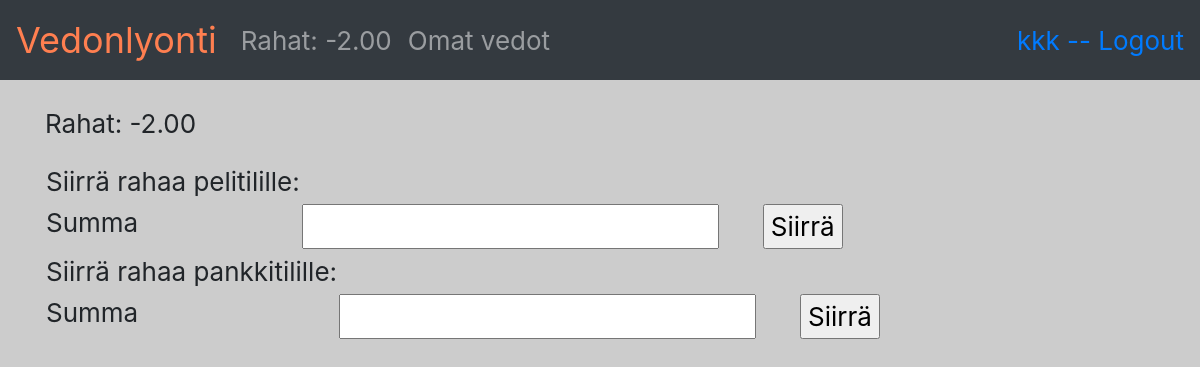
Page /tilitapahtumat/new/ (signed in) on the earlier database version.
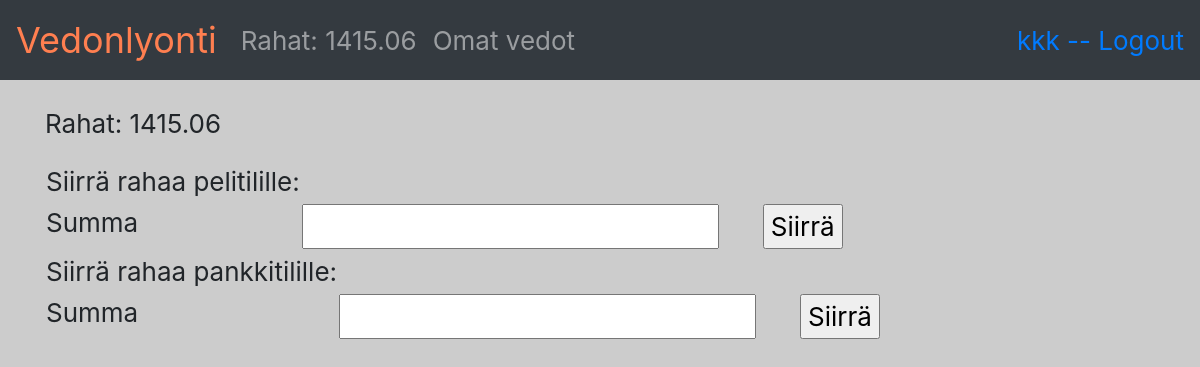
Same page on the later database version.
### application/auth/models.py (models this page shows, shortened)
class User(Base):
    __tablename__ = "account"
    name = db.Column(db.String(144), nullable=False)
    username = db.Column(db.String(144), nullable=False)
    password = db.Column(db.String(144), nullable=False)
    rahat = db.Column(db.DECIMAL, nullable=False)
    def getRahat(self):
        return ("%.2f" % self.rahat)

### application/tilitapahtuma/views.py (the view)
@app.route("/tilitapahtumat/new/")
def tilitapahtumat_form():
    return render_template("tilitapahtumat/new.html", tilisiirtoform = TilisiirtoForm(), pankkisiirtoform = PankkisiirtoForm())

### application/tilitapahtuma/forms.py
class TilisiirtoForm(FlaskForm):
    tilisiirto = IntegerField("Summa", [validators.NumberRange(min = 0, message="Anna positiivinen luku")])
    class Meta:
        csrf = False

class PankkisiirtoForm(FlaskForm):
    pankkisiirto = IntegerField("Summa", [validators.NumberRange(min = 0, message="Anna positiivinen luku")])
    class Meta:
        csrf = False

### application/__init__.py (called while the page is built)
@login_manager.user_loader
def load_user(user_id):
    return User.query.get(user_id)

### application/templates/tilitapahtumat/new.html (shortened to what this page needs)
{% extends "layout.html" %}
{% block body %}
<table>
    {% if current_user.is_authenticated %}
    <p>Rahat: {{ current_user.getRahat()}}</p>
    <td></td>
    {% endif %}
          </table>
<form method="POST" action="{{ url_for('tilitapahtuma_pelitilille') }}">
  <table>
    <tr>
      <td>Siirrä rahaa pelitilille:</td>
        <td>
            {{ tilisiirtoform.tilisiirto.label }}
          </td>
          <td>
            {{ tilisiirtoform.tilisiirto }}
          </td>
          <td>
          </td>
<td colspan="3">
  <input type="submit" value="Siirrä"/>
</td>
    </tr>
</form>
<form method="POST" action="{{ url_for('tilitapahtuma_pankkitilille') }}">
    <table>
      <tr>
        <td>Siirrä rahaa pankkitilille:</td>
          <td>
              {{ pankkisiirtoform.pankkisiirto.label }}
            </td>
            <td>
              {{ pankkisiirtoform.pankkisiirto }}
            </td>
            <td>
            </td>
  <td colspan="3">
    <input type="submit" value="Siirrä"/>
  </td>
      </tr>
  </form>
{% endblock %}

### application/templates/layout.html (shortened to what this page needs)
<!DOCTYPE html>
<html>
  <head>
    <link rel="stylesheet" href="https://maxcdn.bootstrapcdn.com/bootstrap/4.0.0/css/bootstrap.min.css">
  </head>
  <body style="background-color: #cccccc !important; font-size: 26px !important;">
    <nav class="navbar navbar-expand-md navbar-dark bg-dark mb-4">
<a class="navbar-brand" href="{{ url_for('index')}}" style="color: coral !important; font-size: 36px !important;">Vedonlyonti</a>
<div class="collapse navbar-collapse" id="navbarCollapse">
        <ul class="navbar-nav mr-auto">
          <li class="nav-item">
              {% if current_user.is_authenticated %}
            <a class="nav-link" href="{{ url_for('tilitapahtumat_index') }} ">Rahat: {{ current_user.getRahat() }}</a>
          {% endif %}
          </li>
          <li class="nav-item">
            {% if current_user.is_authenticated %}
            <a class="nav-link" href="{{ url_for('vedot_index') }} ">Omat vedot</a>
          {% endif %}
          </li>
        </ul>
        <div class="form-inline mt-2 mt-md-0">
    {% if current_user.is_authenticated %}
    <a href="{{ url_for('auth_logout') }}">{{ current_user.name }} -- Logout</a>
    {% else %}
    <a href="{{ url_for('auth_login') }}">Login</a>
    {% endif %}
        </div>
</div>
    </nav>
    <main role="main" class="container">
{% block body %}{% endblock %}
    </main>
  </body>
</html>

Differences in the rows shown:
changed User "kkk": getRahat "-2.00" → "1415.06"
